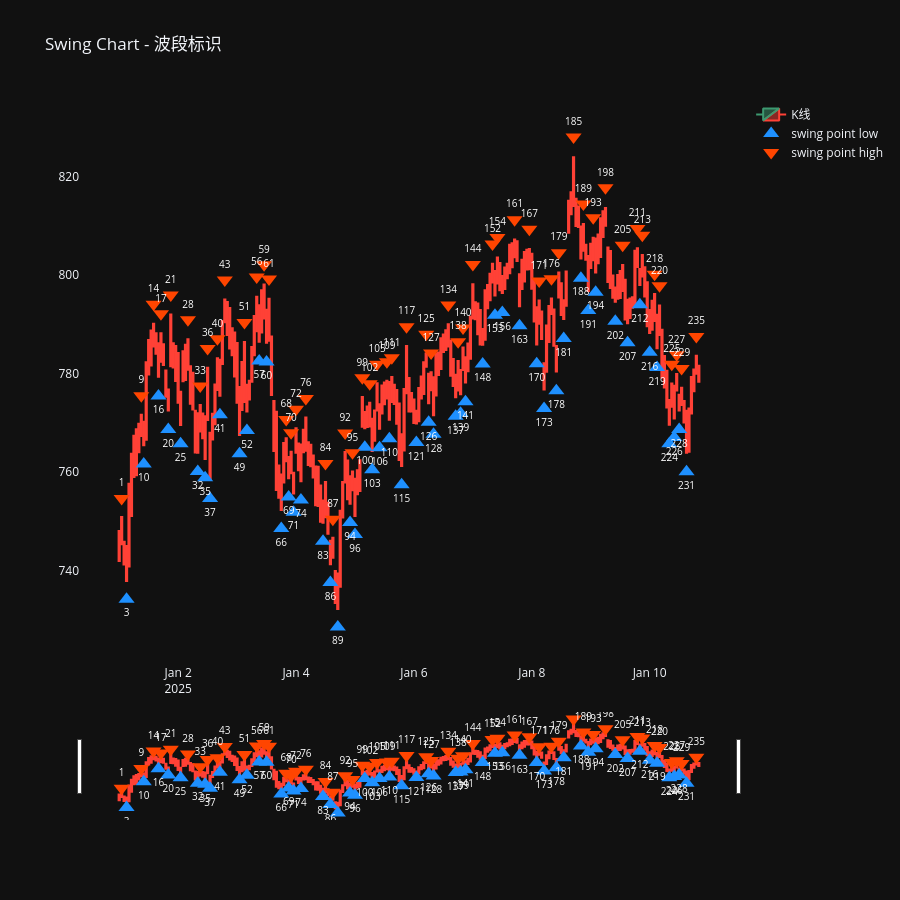

Write notebook code for a chart like this one.
### Code cell
# 启用自动重载
%load_ext autoreload
%autoreload 2

import logging

from pulao.logging import init_logging

import pandas as pd

from pulao.bar import SBarManager,SBar,CBarManager
from pulao.swing import SwingManager

import polars as pl
import plotly.graph_objects as go
import plotly.io as pio
from plotly.subplots import make_subplots
from pulao.constant import Exchange, FractalType, Timeframe,Direction

from pulao.logging import get_logger
init_logging(level=logging.DEBUG)
open("./logs/pulao.log", "w").close() # 每次运行前清空日志
logger = get_logger(__name__)
logger.debug("开始运行")

df = pl.read_csv("../dataset/I8888.XDCE_60m.csv", try_parse_dates=True)
df = df.head(300)  # test

sbar_list = []
columns = df.columns

symbol="i8888"
exchange = Exchange.DCE
tieframe = Timeframe.H1
for idx, row in enumerate(df.iter_rows()):
    row_dict = dict(zip(columns, row, strict=False))
    # datetime,open,close,high,low,volume,money,open_interest,signal
    datetime = row_dict["datetime"]
    o = row_dict["open"]
    close = row_dict["close"]
    high = row_dict["high"]
    low = row_dict["low"]
    volume = row_dict["volume"]
    money = row_dict["money"]
    open_interest = row_dict["open_interest"]

    sbar = SBar(id=idx, symbol=symbol, exchange=exchange, timeframe=tieframe, datetime=datetime, turnover=money, open_price=o, close_price=close, high_price=high, low_price=low, volume=volume,open_interest=open_interest, ema_short=0, ema_long=0, created_at=datetime)

    sbar_list.append(sbar)
# 模拟行情数据接收
sbar_manager = SBarManager(symbol=symbol, timeframe=tieframe)
cbar_manager = CBarManager(sbar_manager=sbar_manager)
swing_manager = SwingManager(cbar_manager=cbar_manager)

# 流入模拟数据
for sbar in sbar_list:
    sbar_manager.append(sbar)

logger.debug("运行结束")
# sleep(3) # 等一会，让日志输出完

#
# Plotly 绘图
#
# 设置全局默认布局
pio.templates.default = 'plotly_dark'
#
# region . Plotly - Cbar
#
df_cbar = cbar_manager.df_cbar.to_pandas()
df_cbar["datetime"] = pd.date_range("2025-01-01", periods=df_cbar.shape[0], freq="h")
df_cbar["open_price"] = df_cbar["high_price"]
df_cbar["close_price"] = df_cbar["low_price"]
df_cbar.insert(0, "index", range(len(df_cbar)))

# region 构建波段数据
df_swing = swing_manager.df_swing.to_pandas()
df_swing["start_datetime"] = pd.Series(dtype="datetime64[ns]")
df_swing["end_datetime"] = pd.Series(dtype="datetime64[ns]")
df_swing.insert(0, "index", range(len(df_swing)))

for i, row in enumerate(df_swing.itertuples()):
    df = df_cbar[(df_cbar["id"] >= row.cbar_start_id) & (df_cbar["id"] <= row.cbar_end_id)]
    start_datetime = df.iloc[0]["datetime"]
    end_datetime = df.iloc[-1]["datetime"]
    df_swing.at[i, "start_datetime"] = start_datetime
    df_swing.at[i, "end_datetime"] = end_datetime

xs = []
ys = []
texts = []
text_positions  = []
for _, row in enumerate(df_swing.itertuples()):
    xs += [row.start_datetime, row.end_datetime, None]
    start_index = df_cbar[(df_cbar["id"] == row.cbar_start_id)]["index"].iloc[0]
    end_index = df_cbar[(df_cbar["id"] == row.cbar_end_id)]["index"].iloc[0]
    if row.direction == Direction.UP:
        start_price = df_cbar[(df_cbar["id"] == row.cbar_start_id)]["low_price"].iloc[0]
        end_price = df_cbar[(df_cbar["id"] == row.cbar_end_id)]["high_price"].iloc[0]
        text_positions += ['bottom center', 'top center', "middle center"]
    else:
        start_price = df_cbar[(df_cbar["id"] == row.cbar_start_id)]["high_price"].iloc[0]
        end_price = df_cbar[(df_cbar["id"] == row.cbar_end_id)]["low_price"].iloc[0]
        text_positions += ['top center', 'bottom center', "middle center"]
    ys += [start_price, end_price, None]
    texts += [start_index, end_index, None]


# endregion

fig = make_subplots(
    rows=1, cols=1
)
fig.add_trace(go.Candlestick(
    x=df_cbar['datetime'],
    open=df_cbar['open_price'],
    high=df_cbar['high_price'],
    low=df_cbar['low_price'],
    close=df_cbar['close_price'],
    name='K线',
), row=1, col=1)

df_fractal_bottom = df_cbar[(df_cbar['fractal_type'] == FractalType.BOTTOM)]

fig.add_trace(go.Scatter(
    x=df_fractal_bottom['datetime'],
    y=df_fractal_bottom['low_price'] * 0.995,   # 放在K线最低价下方一点，不遮挡蜡烛
    mode='markers+text',
    name='swing point low',
    marker=dict(
        symbol='triangle-up',
        size=14,
        color='#1E90FF',
    ),
    text=df_fractal_bottom["index"],      # ← 添加序号
    textposition="bottom center",              # ← 文字位置
    textfont=dict(size=10, color="white"),
    hovertemplate=
        "<b>波段低点</b><br>" +
        "时间: %{x}<br>" +
        "价格: %{y:.2f}<br>" +
        "<extra></extra>"
), row=1, col=1)


df_fractal_top = df_cbar[(df_cbar['fractal_type'] == FractalType.TOP)]

fig.add_trace(go.Scatter(
    x=df_fractal_top['datetime'],
    y=df_fractal_top['high_price'] * 1.005,  # 放在K线最高价上方一点
    mode='markers+text',
    name='swing point high',
    marker=dict(
        symbol='triangle-down',
        size=14,
        color='#FF4500',
    ),
    text=df_fractal_top["index"],      # ← 添加序号
    textposition="top center",              # ← 文字位置
    textfont=dict(size=10, color="white"),
    hovertemplate=
        "<b>波段高点</b><br>" +
        "时间: %{x}<br>" +
        "价格: %{y:.2f}<br>" +
        "<extra></extra>"
), row=1, col=1)

fig.add_trace(go.Scatter(
    x=xs,
    y=ys,
    name='swing segments',
    mode='lines+text',    # lines+text 支持显示文字
    line=dict(width=2, color='orange'),
    text=texts,
    textposition=text_positions,  # 文字位置
))

title = 'Swing Chart - 波段标识'
fig.update_layout(title=title,
                  height=900,
                  hovermode='x unified',  # X轴悬停联动虚线
                  )

fig.update_xaxes(
    showgrid=False,
)

fig.update_yaxes(
    showgrid=False,
)

fig.show()

# endregion

### Figure 1 — Plotly figure (JSON) as saved in the notebook; plotly's stock layout.template omitted (floating-point values rounded to 4 significant figures; data arrays with more than 128 entries replaced by an {"elided": "..."} marker saying what was removed)
{"data": [{"close": {"elided": "237 float values"}, "high": {"elided": "237 float values"}, "low": {"elided": "237 float values"}, "name": "K线", "open": {"elided": "237 float values"}, "type": "candlestick", "x": {"elided": "237 str values"}, "xaxis": "x", "yaxis": "y"}, {"hovertemplate": "<b>波段低点</b><br>时间: %{x}<br>价格: %{y:.2f}<br><extra></extra>", "marker": {"color": "#1E90FF", "size": 14, "symbol": "triangle-up"}, "mode": "markers+text", "name": "swing point low", "text": [3.0, 10.0, 16.0, 20.0, 25.0, 32.0, 35.0, 37.0, 41.0, 49.0, 52.0, 57.0, 60.0, 66.0, 69.0, 71.0, 74.0, 83.0, 86.0, 89.0, 94.0, 96.0, 100.0, 103.0, 106.0, 110.0, 115.0, 121.0, 126.0, 128.0, 137.0, 139.0, 141.0, 148.0, 153.0, 156.0, 163.0, 170.0, 173.0, 178.0, 181.0, 188.0, 191.0, 194.0, 202.0, 207.0, 212.0, 216.0, 219.0, 224.0, 226.0, 228.0, 231.0], "textfont": {"color": "white", "size": 10}, "textposition": "bottom center", "type": "scatter", "x": ["2025-01-01T03:00:00.000000", "2025-01-01T10:00:00.000000", "2025-01-01T16:00:00.000000", "2025-01-01T20:00:00.000000", "2025-01-02T01:00:00.000000", "2025-01-02T08:00:00.000000", "2025-01-02T11:00:00.000000", "2025-01-02T13:00:00.000000", "2025-01-02T17:00:00.000000", "2025-01-03T01:00:00.000000", "2025-01-03T04:00:00.000000", "2025-01-03T09:00:00.000000", "2025-01-03T12:00:00.000000", "2025-01-03T18:00:00.000000", "2025-01-03T21:00:00.000000", "2025-01-03T23:00:00.000000", "2025-01-04T02:00:00.000000", "2025-01-04T11:00:00.000000", "2025-01-04T14:00:00.000000", "2025-01-04T17:00:00.000000", "2025-01-04T22:00:00.000000", "2025-01-05T00:00:00.000000", "2025-01-05T04:00:00.000000", "2025-01-05T07:00:00.000000", "2025-01-05T10:00:00.000000", "2025-01-05T14:00:00.000000", "2025-01-05T19:00:00.000000", "2025-01-06T01:00:00.000000", "2025-01-06T06:00:00.000000", "2025-01-06T08:00:00.000000", "2025-01-06T17:00:00.000000", "2025-01-06T19:00:00.000000", "2025-01-06T21:00:00.000000", "2025-01-07T04:00:00.000000", "2025-01-07T09:00:00.000000", "2025-01-07T12:00:00.000000", "2025-01-07T19:00:00.000000", "2025-01-08T02:00:00.000000", "2025-01-08T05:00:00.000000", "2025-01-08T10:00:00.000000", "2025-01-08T13:00:00.000000", "2025-01-08T20:00:00.000000", "2025-01-08T23:00:00.000000", "2025-01-09T02:00:00.000000", "2025-01-09T10:00:00.000000", "2025-01-09T15:00:00.000000", "2025-01-09T20:00:00.000000", "2025-01-10T00:00:00.000000", "2025-01-10T03:00:00.000000", "2025-01-10T08:00:00.000000", "2025-01-10T10:00:00.000000", "2025-01-10T12:00:00.000000", "2025-01-10T15:00:00.000000"], "xaxis": "x", "y": [734.3, 761.7, 775.5, 768.7, 765.8, 760.2, 758.9, 754.7, 771.7, 763.7, 768.5, 782.5, 782.3, 748.6, 755.0, 751.9, 754.4, 746.0, 737.7, 728.6, 749.8, 747.4, 765.1, 760.5, 765.0, 766.8, 757.5, 766.1, 770.1, 767.7, 771.4, 772.0, 774.3, 781.9, 791.9, 792.4, 789.7, 782.0, 772.9, 776.5, 787.1, 799.4, 792.8, 796.5, 790.6, 786.3, 794.0, 784.3, 781.3, 765.8, 767.1, 768.7, 760.1], "yaxis": "y"}, {"hovertemplate": "<b>波段高点</b><br>时间: %{x}<br>价格: %{y:.2f}<br><extra></extra>", "marker": {"color": "#FF4500", "size": 14, "symbol": "triangle-down"}, "mode": "markers+text", "name": "swing point high", "text": [1.0, 9.0, 14.0, 17.0, 21.0, 28.0, 33.0, 36.0, 40.0, 43.0, 51.0, 56.0, 59.0, 61.0, 68.0, 70.0, 72.0, 76.0, 84.0, 87.0, 92.0, 95.0, 99.0, 102.0, 105.0, 109.0, 111.0, 117.0, 125.0, 127.0, 134.0, 138.0, 140.0, 144.0, 152.0, 154.0, 161.0, 167.0, 171.0, 176.0, 179.0, 185.0, 189.0, 193.0, 198.0, 205.0, 211.0, 213.0, 218.0, 220.0, 225.0, 227.0, 229.0, 235.0], "textfont": {"color": "white", "size": 10}, "textposition": "top center", "type": "scatter", "x": ["2025-01-01T01:00:00.000000", "2025-01-01T09:00:00.000000", "2025-01-01T14:00:00.000000", "2025-01-01T17:00:00.000000", "2025-01-01T21:00:00.000000", "2025-01-02T04:00:00.000000", "2025-01-02T09:00:00.000000", "2025-01-02T12:00:00.000000", "2025-01-02T16:00:00.000000", "2025-01-02T19:00:00.000000", "2025-01-03T03:00:00.000000", "2025-01-03T08:00:00.000000", "2025-01-03T11:00:00.000000", "2025-01-03T13:00:00.000000", "2025-01-03T20:00:00.000000", "2025-01-03T22:00:00.000000", "2025-01-04T00:00:00.000000", "2025-01-04T04:00:00.000000", "2025-01-04T12:00:00.000000", "2025-01-04T15:00:00.000000", "2025-01-04T20:00:00.000000", "2025-01-04T23:00:00.000000", "2025-01-05T03:00:00.000000", "2025-01-05T06:00:00.000000", "2025-01-05T09:00:00.000000", "2025-01-05T13:00:00.000000", "2025-01-05T15:00:00.000000", "2025-01-05T21:00:00.000000", "2025-01-06T05:00:00.000000", "2025-01-06T07:00:00.000000", "2025-01-06T14:00:00.000000", "2025-01-06T18:00:00.000000", "2025-01-06T20:00:00.000000", "2025-01-07T00:00:00.000000", "2025-01-07T08:00:00.000000", "2025-01-07T10:00:00.000000", "2025-01-07T17:00:00.000000", "2025-01-07T23:00:00.000000", "2025-01-08T03:00:00.000000", "2025-01-08T08:00:00.000000", "2025-01-08T11:00:00.000000", "2025-01-08T17:00:00.000000", "2025-01-08T21:00:00.000000", "2025-01-09T01:00:00.000000", "2025-01-09T06:00:00.000000", "2025-01-09T13:00:00.000000", "2025-01-09T19:00:00.000000", "2025-01-09T21:00:00.000000", "2025-01-10T02:00:00.000000", "2025-01-10T04:00:00.000000", "2025-01-10T09:00:00.000000", "2025-01-10T11:00:00.000000", "2025-01-10T13:00:00.000000", "2025-01-10T19:00:00.000000"], "xaxis": "x", "y": [754.7, 775.5, 794.1, 792.1, 796.0, 790.9, 777.5, 785.1, 787.1, 799.0, 790.4, 799.6, 802.1, 799.2, 770.7, 768.0, 772.8, 774.9, 761.8, 750.5, 768.0, 763.9, 779.2, 778.0, 781.9, 782.4, 783.2, 789.5, 788.0, 784.2, 794.0, 786.5, 789.3, 802.1, 806.3, 807.6, 811.2, 809.3, 798.8, 799.2, 804.5, 828.0, 814.4, 811.6, 817.7, 806.1, 809.4, 808.1, 800.2, 797.8, 781.9, 783.8, 781.0, 787.6], "yaxis": "y"}, {"line": {"color": "orange", "width": 2}, "mode": "lines+text", "name": "swing segments", "text": [], "textposition": [], "type": "scatter", "x": [], "y": []}], "layout": {"height": 900, "hovermode": "x unified", "title": {"text": "Swing Chart - 波段标识"}, "xaxis": {"anchor": "y", "domain": [0, 1], "showgrid": false}, "yaxis": {"anchor": "x", "domain": [0, 1], "showgrid": false}}}
